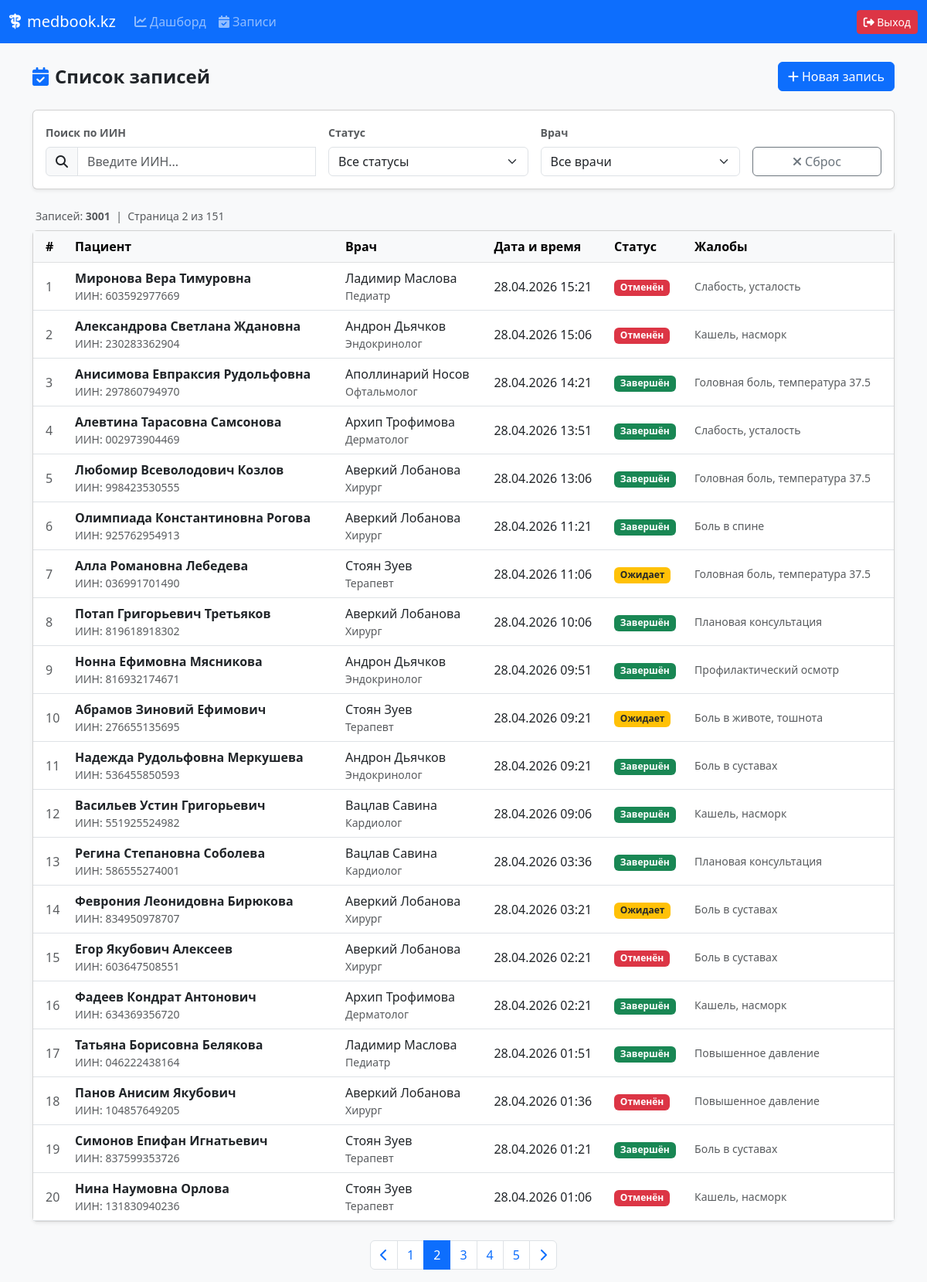
/appointments/?page=2&q=&status=None&doctor_id=None (signed in), run on the app's committed database.
### core_app/models.py (models this page shows, shortened)
class Appointment(models.Model):
    STATUS_CHOICES = (
        ('pending', 'Ожидает'),
        ('completed', 'Завершен'),
        ('cancelled', 'Отменен'),
    )
    patient = models.ForeignKey(Patient, on_delete=models.CASCADE, verbose_name="Пациент")
    doctor = models.ForeignKey(Doctor, on_delete=models.CASCADE, verbose_name="Врач")
    date_time = models.DateTimeField(verbose_name="Дата и время приема")
    status = models.CharField(max_length=20, choices=STATUS_CHOICES, default='pending', verbose_name="Статус")
    notes = models.TextField(blank=True, verbose_name="Жалобы/Заметки")

class Patient(models.Model):
    iin = models.CharField(max_length=12, unique=True, verbose_name="ИИН")
    full_name = models.CharField(max_length=255, verbose_name="ФИО")
    phone = models.CharField(max_length=20, verbose_name="Телефон")
    created_at = models.DateTimeField(auto_now_add=True, verbose_name="Дата регистрации")

class Doctor(models.Model):
    user = models.OneToOneField(User, on_delete=models.CASCADE, verbose_name="Пользователь")
    specialty = models.CharField(max_length=100, verbose_name="Специальность")

### core_app/views.py (the view, shortened to what this page needs)
# urls.py: path('appointments/', views.appointment_list_view, name='appointment_list'),
@login_required
def appointment_list_view(request):
    appointments = Appointment.objects.select_related('patient', 'doctor__user').order_by('-date_time')
    status_filter = request.GET.get('status')
    doctor_filter = request.GET.get('doctor_id')
    search_iin = request.GET.get('q', '').strip()
    if status_filter and status_filter != 'None':
        appointments = appointments.filter(status=status_filter)
    if doctor_filter and doctor_filter != 'None':
        appointments = appointments.filter(doctor_id=doctor_filter)
    if search_iin:
        appointments = appointments.filter(patient__iin__icontains=search_iin)
    paginator = Paginator(appointments, 20)
    page_number = request.GET.get('page', 1)
    page_obj = paginator.get_page(page_number)
    doctors = Doctor.objects.select_related('user').all()
    context = {
        'page_obj': page_obj,
        'doctors': doctors,
        'search_iin': search_iin,
        'status_filter': status_filter,
        'doctor_filter': doctor_filter,
    }
    return render(request, 'appointment_list.html', context)

### core_app/templates/appointment_list.html (shortened to what this page needs)
{% extends 'base.html' %}
{% block content %}
<div class="d-flex justify-content-between align-items-center mb-4">
    <h4 class="fw-bold mb-0">
        <i class="fa-solid fa-calendar-check me-2 text-primary"></i>Список записей
    </h4>
    <a href="{% url 'emhana:appointment_create' %}" class="btn btn-primary">
        <i class="fa-solid fa-plus me-1"></i>Новая запись
    </a>
</div>
<div class="card shadow-sm mb-4">
    <div class="card-body py-3">
        <form method="get" id="filterForm" class="row g-3 align-items-end">
            <div class="col-md-4">
                <label class="form-label fw-semibold small text-muted">Поиск по ИИН</label>
                <div class="input-group">
                    <span class="input-group-text"><i class="fa-solid fa-magnifying-glass"></i></span>
                    <input type="text" id="searchIIN" name="q" class="form-control"
                           placeholder="Введите ИИН..."
                           value="{{ search_iin }}" autocomplete="off">
                </div>
            </div>
            <div class="col-md-3">
                <label class="form-label fw-semibold small text-muted">Статус</label>
                <select name="status" class="form-select" id="statusFilter">
                    <option value="">Все статусы</option>
                </select>
            </div>
            <div class="col-md-3">
                <label class="form-label fw-semibold small text-muted">Врач</label>
                <select name="doctor_id" class="form-select" id="doctorFilter">
                    <option value="">Все врачи</option>
                </select>
            </div>
            <div class="col-md-2">
                <a href="{% url 'emhana:appointment_list' %}" class="btn btn-outline-secondary w-100">
                    <i class="fa-solid fa-xmark me-1"></i>Сброс
                </a>
            </div>
        </form>
    </div>
</div>
<div class="d-flex justify-content-between align-items-center mb-2 px-1">
    <span class="text-muted small" id="resultsCount">
        Записей: <strong>{{ page_obj.paginator.count }}</strong>
        &nbsp;|&nbsp; Страница {{ page_obj.number }} из {{ page_obj.paginator.num_pages }}
    </span>
</div>
<div class="card shadow-sm">
    <div class="card-body p-0">
        <div class="table-responsive">
            <table class="table table-hover align-middle mb-0" id="appointmentsTable">
                <thead class="table-light">
                    <tr>
                        <th class="ps-3">#</th>
                        <th>Пациент</th>
                        <th>Врач</th>
                        <th>Дата и время</th>
                        <th>Статус</th>
                        <th>Жалобы</th>
                    </tr>
                </thead>
                <tbody id="tableBody">
                    {% for apt in page_obj %}
                    <tr>
                        <td class="ps-3 text-muted">{{ forloop.counter }}</td>
                        <td>
                            <div class="fw-semibold">{{ apt.patient.full_name }}</div>
                            <div class="small text-muted">ИИН: {{ apt.patient.iin }}</div>
                        </td>
                        <td>
                            <div>{{ apt.doctor.user.get_full_name }}</div>
                            <div class="small text-muted">{{ apt.doctor.specialty }}</div>
                        </td>
                        <td>{{ apt.date_time|date:"d.m.Y H:i" }}</td>
                        <td>
                            {% if apt.status == 'pending' %}
                                <span class="badge bg-warning text-dark">Ожидает</span>
                            {% elif apt.status == 'completed' %}
                                <span class="badge bg-success">Завершён</span>
                            {% else %}
                                <span class="badge bg-danger">Отменён</span>
                            {% endif %}
                        </td>
                        <td class="text-muted small">{{ apt.notes|truncatechars:50|default:"—" }}</td>
                    </tr>
                    {% endfor %}
                </tbody>
            </table>
        </div>
    </div>
</div>
{% if page_obj.paginator.num_pages > 1 %}
<nav class="mt-4" id="paginationBlock">
    <ul class="pagination justify-content-center" id="pagination">
        {% if page_obj.has_previous %}
        <li class="page-item">
            <a class="page-link" href="?page={{ page_obj.previous_page_number }}&q={{ search_iin }}&status={{ status_filter }}&doctor_id={{ doctor_filter }}">
                <i class="fa-solid fa-chevron-left"></i>
            </a>
        </li>
        {% endif %}
        {% for num in page_obj.paginator.page_range %}
            {% if page_obj.number == num %}
                <li class="page-item active"><span class="page-link">{{ num }}</span></li>
            {% elif num >= page_obj.number|add:"-3" and num <= page_obj.number|add:"3" %}
                <li class="page-item">
                    <a class="page-link" href="?page={{ num }}&q={{ search_iin }}&status={{ status_filter }}&doctor_id={{ doctor_filter }}">{{ num }}</a>
                </li>
            {% endif %}
        {% endfor %}
        {% if page_obj.has_next %}
        <li class="page-item">
            <a class="page-link" href="?page={{ page_obj.next_page_number }}&q={{ search_iin }}&status={{ status_filter }}&doctor_id={{ doctor_filter }}">
                <i class="fa-solid fa-chevron-right"></i>
            </a>
        </li>
        {% endif %}
    </ul>
</nav>
{% endif %}
{% endblock %}

### data on the page
Appointment: patient.full_name "Миронова Вера Тимуровна", patient.iin "603592977669", doctor.user.get_full_name "Ладимир Маслова", doctor.specialty "Педиатр", date_time "28.04.2026 15:21", status "Отменён", notes "Слабость, усталость"
Appointment: patient.full_name "Александрова Светлана Ждановна", patient.iin "230283362904", doctor.user.get_full_name "Андрон Дьячков", doctor.specialty "Эндокринолог", date_time "28.04.2026 15:06", status "Отменён", notes "Кашель, насморк"
Appointment: patient.full_name "Анисимова Евпраксия Рудольфовна", patient.iin "297860794970", doctor.user.get_full_name "Аполлинарий Носов", doctor.specialty "Офтальмолог", date_time "28.04.2026 14:21", status "Завершён", notes "Головная боль, температура 37.5"
Appointment: patient.full_name "Алевтина Тарасовна Самсонова", patient.iin "002973904469", doctor.user.get_full_name "Архип Трофимова", doctor.specialty "Дерматолог", date_time "28.04.2026 13:51", status "Завершён", notes "Слабость, усталость"
Appointment: patient.full_name "Любомир Всеволодович Козлов", patient.iin "998423530555", doctor.user.get_full_name "Аверкий Лобанова", doctor.specialty "Хирург", date_time "28.04.2026 13:06", status "Завершён", notes "Головная боль, температура 37.5"
Appointment: patient.full_name "Олимпиада Константиновна Рогова", patient.iin "925762954913", doctor.user.get_full_name "Аверкий Лобанова", doctor.specialty "Хирург", date_time "28.04.2026 11:21", status "Завершён", notes "Боль в спине"
Appointment: patient.full_name "Алла Романовна Лебедева", patient.iin "036991701490", doctor.user.get_full_name "Стоян Зуев", doctor.specialty "Терапевт", date_time "28.04.2026 11:06", status "Ожидает", notes "Головная боль, температура 37.5"
Appointment: patient.full_name "Потап Григорьевич Третьяков", patient.iin "819618918302", doctor.user.get_full_name "Аверкий Лобанова", doctor.specialty "Хирург", date_time "28.04.2026 10:06", status "Завершён", notes "Плановая консультация"
Appointment: patient.full_name "Нонна Ефимовна Мясникова", patient.iin "816932174671", doctor.user.get_full_name "Андрон Дьячков", doctor.specialty "Эндокринолог", date_time "28.04.2026 09:51", status "Завершён", notes "Профилактический осмотр"
Appointment: patient.full_name "Абрамов Зиновий Ефимович", patient.iin "276655135695", doctor.user.get_full_name "Стоян Зуев", doctor.specialty "Терапевт", date_time "28.04.2026 09:21", status "Ожидает", notes "Боль в животе, тошнота"
Appointment: patient.full_name "Надежда Рудольфовна Меркушева", patient.iin "536455850593", doctor.user.get_full_name "Андрон Дьячков", doctor.specialty "Эндокринолог", date_time "28.04.2026 09:21", status "Завершён", notes "Боль в суставах"
Appointment: patient.full_name "Васильев Устин Григорьевич", patient.iin "551925524982", doctor.user.get_full_name "Вацлав Савина", doctor.specialty "Кардиолог", date_time "28.04.2026 09:06", status "Завершён", notes "Кашель, насморк"
Appointment: patient.full_name "Регина Степановна Соболева", patient.iin "586555274001", doctor.user.get_full_name "Вацлав Савина", doctor.specialty "Кардиолог", date_time "28.04.2026 03:36", status "Завершён", notes "Плановая консультация"
Appointment: patient.full_name "Феврония Леонидовна Бирюкова", patient.iin "834950978707", doctor.user.get_full_name "Аверкий Лобанова", doctor.specialty "Хирург", date_time "28.04.2026 03:21", status "Ожидает", notes "Боль в суставах"
Appointment: patient.full_name "Егор Якубович Алексеев", patient.iin "603647508551", doctor.user.get_full_name "Аверкий Лобанова", doctor.specialty "Хирург", date_time "28.04.2026 02:21", status "Отменён", notes "Боль в суставах"
Appointment: patient.full_name "Фадеев Кондрат Антонович", patient.iin "634369356720", doctor.user.get_full_name "Архип Трофимова", doctor.specialty "Дерматолог", date_time "28.04.2026 02:21", status "Завершён", notes "Кашель, насморк"
Appointment: patient.full_name "Татьяна Борисовна Белякова", patient.iin "046222438164", doctor.user.get_full_name "Ладимир Маслова", doctor.specialty "Педиатр", date_time "28.04.2026 01:51", status "Завершён", notes "Повышенное давление"
Appointment: patient.full_name "Панов Анисим Якубович", patient.iin "104857649205", doctor.user.get_full_name "Аверкий Лобанова", doctor.specialty "Хирург", date_time "28.04.2026 01:36", status "Отменён", notes "Повышенное давление"
Appointment: patient.full_name "Симонов Епифан Игнатьевич", patient.iin "837599353726", doctor.user.get_full_name "Стоян Зуев", doctor.specialty "Терапевт", date_time "28.04.2026 01:21", status "Завершён", notes "Боль в суставах"
Appointment: patient.full_name "Нина Наумовна Орлова", patient.iin "131830940236", doctor.user.get_full_name "Стоян Зуев", doctor.specialty "Терапевт", date_time "28.04.2026 01:06", status "Отменён", notes "Кашель, насморк"

### other printed values
{{ page_obj.paginator.count }} "3001"
{{ page_obj.number }} "2"
{{ page_obj.paginator.num_pages }} "151"
{{ num }} "1" "3" "4" "5"
{{ num }} "2"
